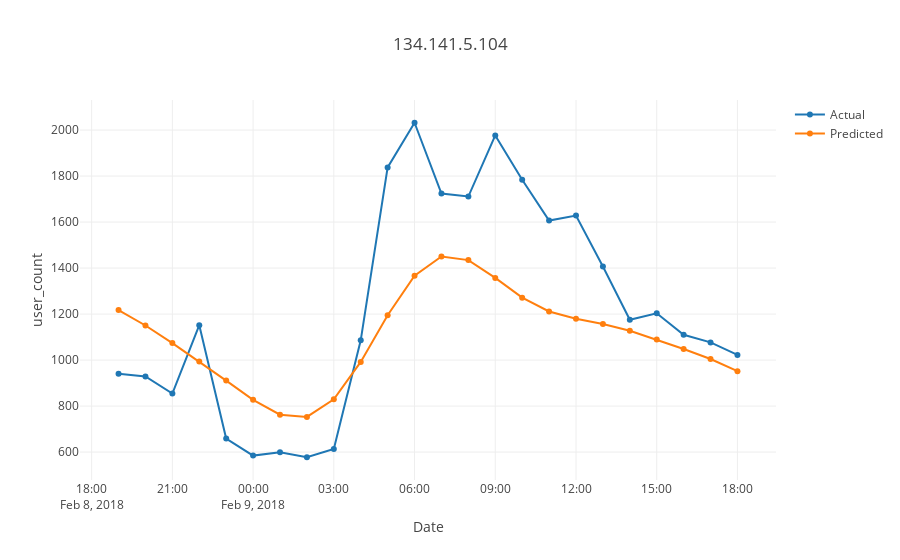

Notebook source saved alongside this figure:
### Code cell
t = '10.120.89.113/'
s = '10.6.1.101'

tt = prophet_df[(prophet_df.source==s) & (prophet_df.target==t)]
plot_test1(tt.ds,tt.y,tt.yhat,'134.141.5.104')
